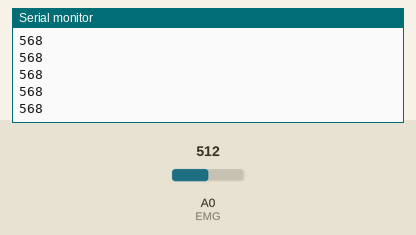
Recording of a sketch running on a simulated Arduino Uno, built with avr-gcc and run on an emulated ATmega328P. Parts: the last lines printed to the serial monitor. The inputs (shaded band) are chosen by the test bench; at power-on: A0 (EMG) = 512.

Above: at 1.2 s.
1.3 s: A0 (EMG) set to 716
At 1.47 s:
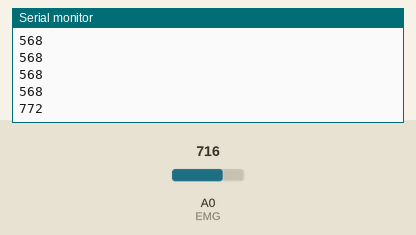
2.8 s: A0 (EMG) set to 900
At 2.81 s:
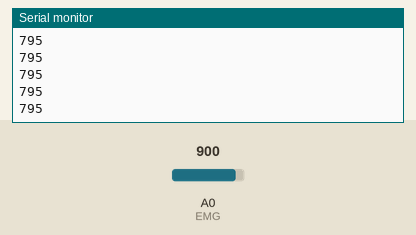
Timing chart, 0 to 5.8 s (numbered marks = the images above; inputs shaded):
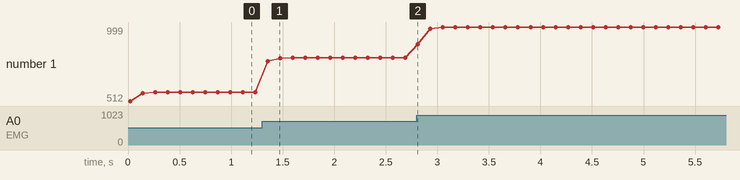

The sketch:

serial_test2014.ino
```cpp
#define EMG A0

int reading[10];
int finalReading;
byte multiplier = 1;

void setup(){
  Serial.begin(9600);
}

void loop(){
  for(int i = 0; i < 10; i++){
    reading[i] = analogRead(EMG) * multiplier;
    delay(2);
  }
  for(int i = 0; i < 10; i++){
    finalReading += reading[i];
  }
  finalReading /= 10;
  Serial.println(finalReading);
  delay(100);
}
```

Measured:
- after the input at 1.3 s, the serial monitor: prints a new line after 0.06 s (image 1)
- plotted number 1: 568 → 795 after the input at 1.3 s, 795 → 999 after the input at 2.8 s
